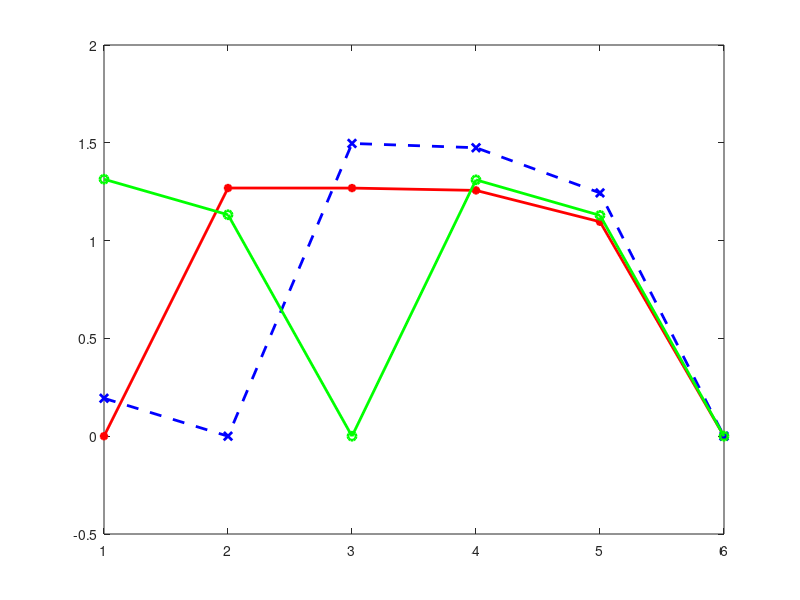

This chart was generated by the following MATLAB code: (Note: this script raises an error after producing the figure.)
load weight_circle

 figure (6);
  plot(weight_circle(:,1),'r-*','MarkerSize',6,'LineWidth', 2)
  hold on;
  plot(weight_circle(:,2),'b--x','MarkerSize',6,'LineWidth', 2)
  hold on;
  plot(weight_circle(:,3),'g-o','MarkerSize',6,'LineWidth', 2)
  hold on;
    plot(weight_stem(:,4),'m-.','MarkerSize',6,'LineWidth', 2)
    hold on;
     plot(weight_stem(:,5),'k:','MarkerSize',6,'LineWidth',2)


%set(gca,'TickLabelInterpreter','latex');
%  legend('A_{12}','A_{23}','A_{34}','A_{45}','A_{56}','A_{61}','Location','East');   
  set(gca, 'LineWidth', 1.5);
      set(gca,'FontName','Times New Roman','FontWeight','bold')
 xlabel('Iterations','FontName','Times New Roman','FontWeight','bold');
 ylabel('Edge weight ','FontName','Times New Roman','FontWeight','bold');
  export_fig weight_changes_1.eps -painters -transparent 